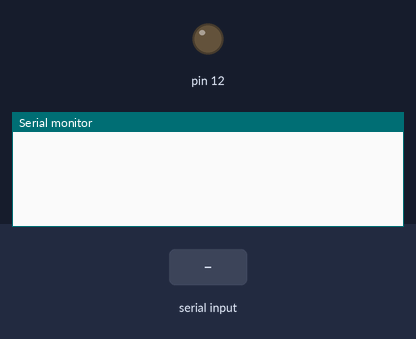
The sketch below on a simulated Arduino Uno, built with avr-gcc and run on an emulated ATmega328P. Shown: output pins drawn as LEDs (lit = HIGH), the last lines printed to the serial monitor. The inputs (shaded band) are chosen by the test bench.

Above: at 1.2 s.
1.3 s: byte 1 (1) received over Serial
At 2.1 s:
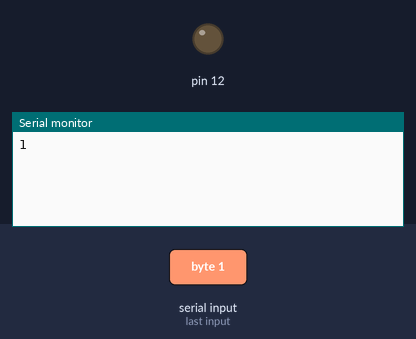
3.0 s: byte 2 (2) received over Serial
At 4.7 s:
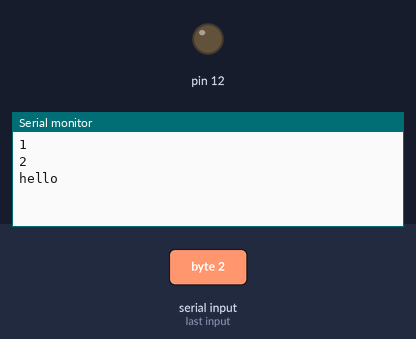

Measured:
- after the input at 1.3 s, the serial monitor: prints a new line after 0.20 s (image 1)
- after the input at 3.0 s, the serial monitor: prints a new line after 0.20 s (image 2)

The sketch:

bluetooth.ino
```cpp
int data;
void setup() {
 pinMode(12,OUTPUT);

 Serial.begin(9600);
}

void loop() {
  // put your main code here, to run repeatedly:
  //if(Serial.available()){
    data = Serial.read();
    delay(100);
    if(data == 1){
         Serial.println(data);
    }
    if(data == 2){
         Serial.println(data);
         Serial.println("hello");
    }


}
```
